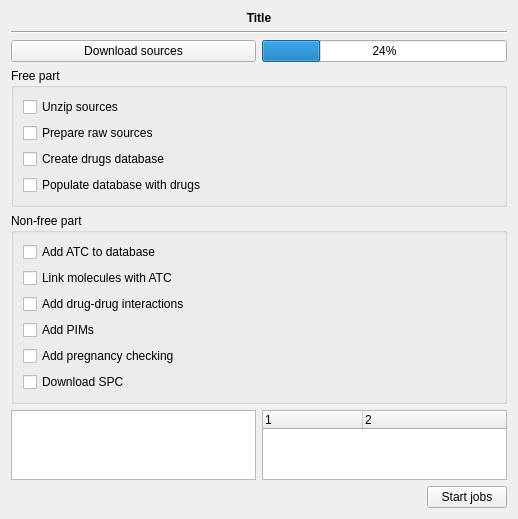
<?xml version="1.0" encoding="UTF-8"?>
<ui version="4.0">
 <class>DrugsDb::Internal::IDrugDatabaseStepWidget</class>
 <widget class="QWidget" name="DrugsDb::Internal::IDrugDatabaseStepWidget">
  <property name="geometry">
   <rect>
    <x>0</x>
    <y>0</y>
    <width>518</width>
    <height>515</height>
   </rect>
  </property>
  <property name="windowTitle">
   <string>Form</string>
  </property>
  <layout class="QGridLayout" name="gridLayout">
   <item row="3" column="0" colspan="2">
    <widget class="QGroupBox" name="groupBox">
     <property name="title">
      <string>Free part</string>
     </property>
     <layout class="QGridLayout" name="gridLayout_2">
      <item row="0" column="0">
       <widget class="QCheckBox" name="unzip">
        <property name="text">
         <string>Unzip sources</string>
        </property>
       </widget>
      </item>
      <item row="2" column="0">
       <widget class="QCheckBox" name="createDb">
        <property name="text">
         <string>Create drugs database</string>
        </property>
       </widget>
      </item>
      <item row="1" column="0">
       <widget class="QCheckBox" name="prepare">
        <property name="text">
         <string>Prepare raw sources</string>
        </property>
       </widget>
      </item>
      <item row="3" column="0">
       <widget class="QCheckBox" name="populate">
        <property name="text">
         <string>Populate database with drugs</string>
        </property>
       </widget>
      </item>
     </layout>
    </widget>
   </item>
   <item row="6" column="0" colspan="2">
    <layout class="QHBoxLayout" name="horizontalLayout">
     <item>
      <spacer name="horizontalSpacer">
       <property name="orientation">
        <enum>Qt::Horizontal</enum>
       </property>
       <property name="sizeHint" stdset="0">
        <size>
         <width>40</width>
         <height>20</height>
        </size>
       </property>
      </spacer>
     </item>
     <item>
      <widget class="QPushButton" name="startJobs">
       <property name="text">
        <string>Start jobs</string>
       </property>
      </widget>
     </item>
    </layout>
   </item>
   <item row="5" column="0">
    <widget class="QTreeWidget" name="messages">
     <property name="toolTip">
      <string>MESSAGES</string>
     </property>
     <property name="alternatingRowColors">
      <bool>true</bool>
     </property>
     <property name="columnCount">
      <number>2</number>
     </property>
     <attribute name="headerVisible">
      <bool>false</bool>
     </attribute>
     <column>
      <property name="text">
       <string notr="true">1</string>
      </property>
     </column>
     <column>
      <property name="text">
       <string notr="true">2</string>
      </property>
     </column>
    </widget>
   </item>
   <item row="5" column="1">
    <widget class="QTreeWidget" name="errors">
     <property name="toolTip">
      <string>ERRORS</string>
     </property>
     <property name="alternatingRowColors">
      <bool>true</bool>
     </property>
     <property name="columnCount">
      <number>2</number>
     </property>
     <attribute name="headerVisible">
      <bool>true</bool>
     </attribute>
     <column>
      <property name="text">
       <string notr="true">1</string>
      </property>
     </column>
     <column>
      <property name="text">
       <string notr="true">2</string>
      </property>
     </column>
    </widget>
   </item>
   <item row="2" column="0">
    <widget class="QPushButton" name="download">
     <property name="text">
      <string>Download sources</string>
     </property>
    </widget>
   </item>
   <item row="2" column="1">
    <widget class="QProgressBar" name="progressBar">
     <property name="value">
      <number>24</number>
     </property>
    </widget>
   </item>
   <item row="0" column="0" colspan="2">
    <widget class="QLabel" name="title">
     <property name="font">
      <font>
       <weight>75</weight>
       <bold>true</bold>
      </font>
     </property>
     <property name="text">
      <string>Title</string>
     </property>
     <property name="alignment">
      <set>Qt::AlignCenter</set>
     </property>
    </widget>
   </item>
   <item row="1" column="0" colspan="2">
    <widget class="Line" name="line">
     <property name="orientation">
      <enum>Qt::Horizontal</enum>
     </property>
    </widget>
   </item>
   <item row="4" column="0" colspan="2">
    <widget class="QGroupBox" name="groupBox_2">
     <property name="title">
      <string>Non-free part</string>
     </property>
     <layout class="QGridLayout" name="gridLayout_3">
      <item row="3" column="0">
       <widget class="QCheckBox" name="addPims">
        <property name="text">
         <string>Add PIMs</string>
        </property>
       </widget>
      </item>
      <item row="4" column="0">
       <widget class="QCheckBox" name="addPreg">
        <property name="text">
         <string>Add pregnancy checking</string>
        </property>
       </widget>
      </item>
      <item row="2" column="0">
       <widget class="QCheckBox" name="addDDI">
        <property name="text">
         <string>Add drug-drug interactions</string>
        </property>
       </widget>
      </item>
      <item row="1" column="0">
       <widget class="QCheckBox" name="linkMols">
        <property name="text">
         <string>Link molecules with ATC</string>
        </property>
       </widget>
      </item>
      <item row="0" column="0">
       <widget class="QCheckBox" name="addAtc">
        <property name="text">
         <string>Add ATC to database</string>
        </property>
       </widget>
      </item>
      <item row="5" column="0">
       <widget class="QCheckBox" name="spc">
        <property name="text">
         <string>Download SPC</string>
        </property>
       </widget>
      </item>
     </layout>
    </widget>
   </item>
  </layout>
 </widget>
 <resources/>
 <connections/>
</ui>
